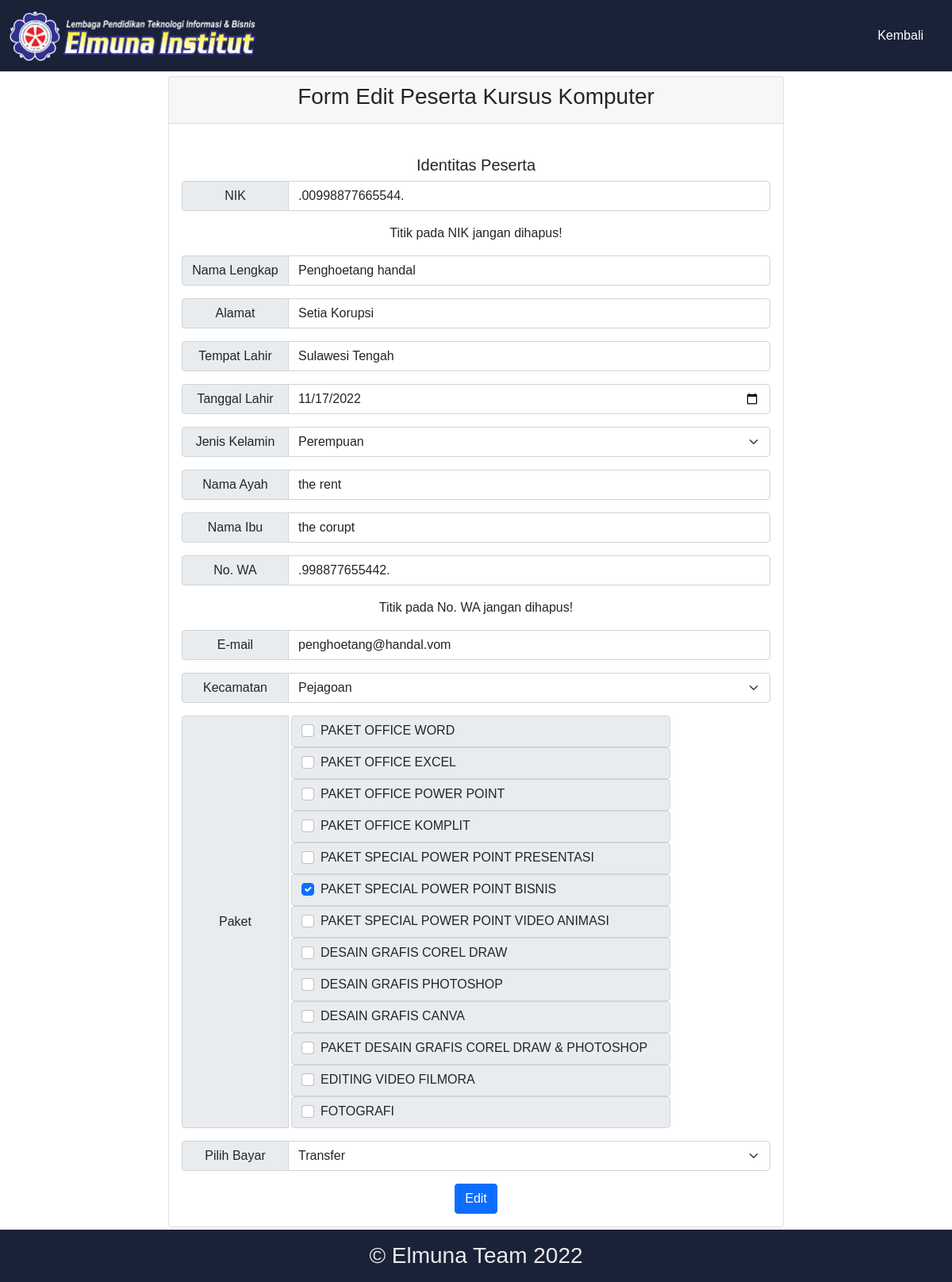
Page /form_edit_komputer.php?id=8 on the committed database.
### tables this page shows
CREATE TABLE `daftar_komputer` (
  `id` int(11) NOT NULL,
  `nik` varchar(100) NOT NULL,
  `nama` varchar(100) NOT NULL,
  `alamat` varchar(100) NOT NULL,
  `tempat_lahir` varchar(100) NOT NULL,
  `tanggal_lahir` varchar(100) NOT NULL,
  `jk` varchar(100) NOT NULL,
  `nama_ayah` varchar(100) NOT NULL,
  `nama_ibu` varchar(100) NOT NULL,
  `telepon` varchar(100) NOT NULL,
  `email` varchar(100) NOT NULL,
  `kecamatan` varchar(100) NOT NULL,
  `paket` text NOT NULL,
  `pilih_bayar` varchar(100) NOT NULL,
  `tanggal_upload` timestamp NOT NULL DEFAULT current_timestamp() ON UPDATE current_timestamp()
);

### form_edit_komputer.php (the view, shortened to what this page needs)
<?php
include 'koneksi.php';
$data_edit = mysqli_query($conn, "SELECT * FROM daftar_komputer WHERE id = '" . $_GET['id'] . "'");
$result = mysqli_fetch_array($data_edit);
$datapaket = explode(', ', $result['paket']);
?>
<!DOCTYPE html>
<html lang="en">
<head>
    <link href="https://cdn.jsdelivr.net/npm/bootstrap@5.0.2/dist/css/bootstrap.min.css" rel="stylesheet">
</head>
<body>
    <header>
        <nav class="navbar navbar-expand-md navbar-dark fixed-top" style="background-color: #1A2238;">
            <div class="container-fluid">
                <a class="navbar-brand" href="index" style="margin-left: auto; margin-right: auto;">
                    <img src="assets/foto/elmuna.png" alt="" width="310,25px" height="64,25px">
                </a>
                <div class="collapse navbar-collapse" id="navbarSupportedContent">
                    <ul class="navbar-nav ms-auto mb-2 mb-lg-0">
                        <li class="nav-item mx-3">
                            <a class="nav-link active" href="data_peserta_komputer">Kembali</a>
                        </li>
                    </ul>
                </div>
            </div>
        </nav>
    </header>
    <br><br><br><br>
    <div class="container">
        <div class="card">
            <div class="card-header">
                <center>
                    <h3>Form Edit Peserta Kursus Komputer</h3>
                </center>
            </div>
            <br>
            <div class="card-body">
                <form action="" method="post">
                    <center>
                        <h5>Identitas Peserta</h5>
                    </center>
                    <div class="input-group mb-3">
                        <span class="input-group-text" style="width: 135px; justify-content:center;">
                            <center>NIK</center>
                        </span>
                        <input type="text" class="form-control" name="nik" value="<?php echo $result['nik'] ?>" required>
                    </div>
                    <center>
                        <p>Titik pada NIK jangan dihapus!</p>
                    </center>
                    <div class="input-group mb-3">
                        <span class="input-group-text" style="width: 135px; justify-content:center;">
                            <center>Nama Lengkap</center>
                        </span>
                        <input type="text" class="form-control" name="nama" value="<?php echo $result['nama'] ?>" required>
                    </div>
                    <div class="input-group mb-3">
                        <span class="input-group-text" style="width: 135px; justify-content:center;">
                            <center>Alamat</center>
                        </span>
                        <input type="text" class="form-control" name="alamat" value="<?php echo $result['alamat'] ?>" required>
                    </div>
                    <div class="input-group mb-3">
                        <span class="input-group-text" style="width: 135px; justify-content:center;">
                            <center>Tempat Lahir</center>
                        </span>
                        <input type="text" class="form-control" name="tempat_lahir" value="<?php echo $result['tempat_lahir'] ?>" required>
                    </div>
                    <div class="input-group mb-3">
                        <span class="input-group-text" style="width: 135px; justify-content:center;">
                            <center>Tanggal Lahir</center>
                        </span>
                        <input type="date" class="form-control" name="tanggal_lahir" value="<?php echo $result['tanggal_lahir'] ?>" required>
                    </div>
                    <div class="input-group mb-3">
                        <span class="input-group-text" style="width: 135px; justify-content:center;">
                            <center>Jenis Kelamin</center>
                        </span>
                        <select class="form-select" aria-label="Default select example" name="jk">
                            <option><?php echo $result['jk'] ?></option>
                        </select>
                    </div>
                    <div class="input-group mb-3">
                        <span class="input-group-text" style="width: 135px; justify-content:center;">
                            <center>Nama Ayah</center>
                        </span>
                        <input type="text" class="form-control" name="nama_ayah" value="<?php echo $result['nama_ayah'] ?>" required>
                    </div>
                    <div class="input-group mb-3">
                        <span class="input-group-text" style="width: 135px; justify-content:center;">
                            <center>Nama Ibu</center>
                        </span>
                        <input type="text" class="form-control" name="nama_ibu" value="<?php echo $result['nama_ibu'] ?>" required>
                    </div>
                    <div class="input-group mb-3">
                        <span class="input-group-text" style="width: 135px; justify-content:center;">
                            <center>No. WA</center>
                        </span>
                        <input type="text" class="form-control" name="telepon" value="<?php echo $result['telepon'] ?>" required>
                    </div>
                    <center>
                        <p>Titik pada No. WA jangan dihapus!</p>
                    </center>
                    <div class="input-group mb-3">
                        <span class="input-group-text" style="width: 135px; justify-content:center;">
                            <center>E-mail</center>
                        </span>
                        <input type="email" class="form-control" value="<?php echo $result['email'] ?>" name="email">
                    </div>
                    <div class="input-group mb-3">
                        <span class="input-group-text" style="width: 135px; justify-content:center;">
                            <center>Kecamatan</center>
                        </span>
                        <select class="form-select" aria-label="Default select example" name="kecamatan">
                            <option><?php echo $result['kecamatan'] ?></option>
                        </select>
                    </div>
                    <div class="input-group mb-3">
                        <span class="input-group-text" style="width: 135px; justify-content:center; height: 520px;">
                            <center>Paket</center>
                        </span>
                        <span>
                            <div class="input-group-text ms-1">
                                <div class="form-check form-check-inline">
                                    <input class="form-check-input" type="checkbox" id="inlineCheckbox1" name="paket[]" value="PAKET OFFICE WORD" <?php if (in_array("PAKET OFFICE WORD", $datapaket)) echo "checked"; ?>>
                                    <label class="form-check-label" for="inlineCheckbox1">PAKET OFFICE WORD</label>
                                </div>
                            </div>
                            <div class="input-group-text ms-1">
                                <div class="form-check form-check-inline">
                                    <input class="form-check-input" type="checkbox" id="inlineCheckbox1" name="paket[]" value="PAKET OFFICE EXCEL" <?php if (in_array("PAKET OFFICE EXCEL", $datapaket)) echo "checked"; ?>>
                                    <label class="form-check-label" for="inlineCheckbox1">PAKET OFFICE EXCEL</label>
                                </div>
                            </div>
                            <div class="input-group-text ms-1">
                                <div class="form-check form-check-inline">
                                    <input class="form-check-input" type="checkbox" id="inlineCheckbox1" name="paket[]" value="PAKET OFFICE POWER POINT" <?php if (in_array("PAKET OFFICE POWER POINT", $datapaket)) echo "checked"; ?>>
                                    <label class="form-check-label" for="inlineCheckbox1">PAKET OFFICE POWER POINT</label>
                                </div>
                            </div>
                            <div class="input-group-text ms-1">
                                <div class="form-check form-check-inline">
                                    <input class="form-check-input" type="checkbox" id="inlineCheckbox1" name="paket[]" value="PAKET OFFICE KOMPLIT" <?php if (in_array("PAKET OFFICE KOMPLIT", $datapaket)) echo "checked"; ?>>
                                    <label class="form-check-label" for="inlineCheckbox1">PAKET OFFICE KOMPLIT</label>
                                </div>
                            </div>
                            <div class="input-group-text ms-1">
                                <div class="form-check form-check-inline">
                                    <input class="form-check-input" type="checkbox" id="inlineCheckbox1" name="paket[]" value="PAKET SPECIAL POWER POINT PRESENTASI" <?php if (in_array("PAKET SPECIAL POWER POINT PRESENTASI", $datapaket)) echo "checked"; ?>>
                                    <label class="form-check-label" for="inlineCheckbox1">PAKET SPECIAL POWER POINT PRESENTASI</label>
                                </div>
                            </div>
                            <div class="input-group-text ms-1">
                                <div class="form-check form-check-inline">
                                    <input class="form-check-input" type="checkbox" id="inlineCheckbox1" name="paket[]" value="PAKET SPECIAL POWER POINT BISNIS" <?php if (in_array("PAKET SPECIAL POWER POINT BISNIS", $datapaket)) echo "checked"; ?>>
                                    <label class="form-check-label" for="inlineCheckbox1">PAKET SPECIAL POWER POINT BISNIS</label>
                                </div>
                            </div>
                            <div class="input-group-text ms-1">
                                <div class="form-check form-check-inline">
                                    <input class="form-check-input" type="checkbox" id="inlineCheckbox1" name="paket[]" value="PAKET SPECIAL POWER POINT VIDEO ANIMASI" <?php if (in_array("PAKET SPECIAL POWER POINT VIDEO ANIMASI", $datapaket)) echo "checked"; ?>>
                                    <label class="form-check-label" for="inlineCheckbox1">PAKET SPECIAL POWER POINT VIDEO ANIMASI</label>
                                </div>
                            </div>
                            <div class="input-group-text ms-1">
                                <div class="form-check form-check-inline">
                                    <input class="form-check-input" type="checkbox" id="inlineCheckbox1" name="paket[]" value="DESAIN GRAFIS COREL DRAW" <?php if (in_array("DESAIN GRAFIS COREL DRAW", $datapaket)) echo "checked"; ?>>
                                    <label class="form-check-label" for="inlineCheckbox1">DESAIN GRAFIS COREL DRAW</label>
                                </div>
                            </div>
                            <div class="input-group-text ms-1">
                                <div class="form-check form-check-inline">
                                    <input class="form-check-input" type="checkbox" id="inlineCheckbox1" name="paket[]" value="DESAIN GRAFIS PHOTOSHOP" <?php if (in_array("DESAIN GRAFIS PHOTOSHOP", $datapaket)) echo "checked"; ?>>
                                    <label class="form-check-label" for="inlineCheckbox1">DESAIN GRAFIS PHOTOSHOP</label>
                                </div>
                            </div>
                            <div class="input-group-text ms-1">
                                <div class="form-check form-check-inline">
                                    <input class="form-check-input" type="checkbox" id="inlineCheckbox1" name="paket[]" value="DESAIN GRAFIS CANVA" <?php if (in_array("DESAIN GRAFIS CANVA", $datapaket)) echo "checked"; ?>>
                                    <label class="form-check-label" for="inlineCheckbox1">DESAIN GRAFIS CANVA</label>
                                </div>
                            </div>
                            <div class="input-group-text ms-1">
                                <div class="form-check form-check-inline">
                                    <input class="form-check-input" type="checkbox" id="inlineCheckbox1" name="paket[]" value="PAKET DESAIN GRAFIS COREL DRAW & PHOTOSHOP" <?php if (in_array("PAKET DESAIN GRAFIS COREL DRAW & PHOTOSHOP", $datapaket)) echo "checked"; ?>>
                                    <label class="form-check-label" for="inlineCheckbox1">PAKET DESAIN GRAFIS COREL DRAW & PHOTOSHOP</label>
                                </div>
                            </div>
                            <div class="input-group-text ms-1">
                                <div class="form-check form-check-inline">
                                    <input class="form-check-input" type="checkbox" id="inlineCheckbox1" name="paket[]" value="EDITING VIDEO FILMORA" <?php if (in_array("EDITING VIDEO FILMORA", $datapaket)) echo "checked"; ?>>
                                    <label class="form-check-label" for="inlineCheckbox1">EDITING VIDEO FILMORA</label>
                                </div>
                            </div>
                            <div class="input-group-text ms-1">
                                <div class="form-check form-check-inline">
                                    <input class="form-check-input" type="checkbox" id="inlineCheckbox1" name="paket[]" value="FOTOGRAFI" <?php if (in_array("FOTOGRAFI", $datapaket)) echo "checked"; ?>>
                                    <label class="form-check-label" for="inlineCheckbox1">FOTOGRAFI</label>
                                </div>
                            </div>
                        </span>
                    </div>
                    <div class="input-group mb-3">
                        <span class="input-group-text" style="width: 135px; justify-content:center;">
                            <center>Pilih Bayar</center>
                        </span>
                        <select class="form-select" aria-label="Default select example" name="pilih_bayar">
                            <option><?php echo $result['pilih_bayar'] ?></option>
                        </select>
                    </div>
                    <center><button type="submit" class="btn btn-primary" name="edit">Edit</button></center>
                </form>
            </div>
        </div>
    </div>
    <footer style="text-align: center; background: #1A2238; color: #eaeaea; bottom: 0px; width: 100%; position: fixed;">
        <p>
        <h3>&copy; Elmuna Team 2022</h3>
        </p>
    </footer>
</body>
</html>

### form_edit_komputer.php (style rules this page uses)
*, html, body { margin: 0; padding: 0; box-sizing: border-box; font-family: Arial, Helvetica, sans-serif; scroll-behavior: smooth; }
.container { max-width: 800px; height: 190vh; }

### rows in the picture
daftar_komputer: nik ".00998877665544.", nama "Penghoetang handal", alamat "Setia Korupsi", tempat_lahir "Sulawesi Tengah", tanggal_lahir "11/17/2022", jk "Perempuan", nama_ayah "the rent", nama_ibu "the corupt", telepon ".998877655442.", email "penghoetang@handal.vom", kecamatan "Pejagoan", paket "☑", pilih_bayar "Transfer"
